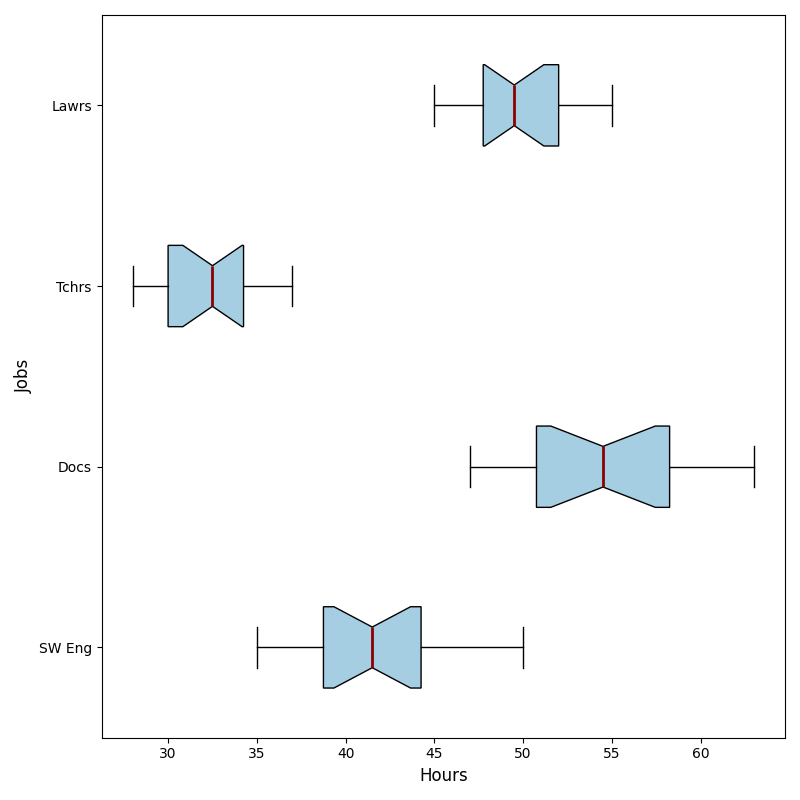

This figure's Python source:
import matplotlib.pyplot as plt

working_hours = {
    "SW Eng": [40, 42, 38, 45, 50, 35, 40, 38, 42, 48, 44, 46, 37, 39, 41, 43],
    "Docs": [50, 55, 60, 52, 58, 62, 48, 54, 57, 63, 56, 59, 53, 51, 49, 47],
    "Tchrs": [30, 32, 29, 35, 34, 37, 33, 28, 31, 36, 32, 30, 29, 33, 34, 35],
    "Lawrs": [45, 48, 52, 55, 50, 46, 49, 53, 47, 51, 54, 48, 50, 52, 47, 49]
}

professions = list(working_hours.keys())
data = list(working_hours.values())

fig, ax = plt.subplots(figsize=(8, 8))

ax.boxplot(data, vert=False, patch_artist=True, labels=professions, notch=True,
           boxprops=dict(facecolor='#a6cee3', color='black'),
           whiskerprops=dict(color='black'),
           capprops=dict(color='black'),
           flierprops=dict(marker='o', markerfacecolor='red', markersize=8, linestyle='none'),
           medianprops=dict(color='darkred', linewidth=2))

ax.set_xlabel("Hours", fontsize=12)
ax.set_ylabel("Jobs", fontsize=12)

plt.tight_layout()
plt.show()
